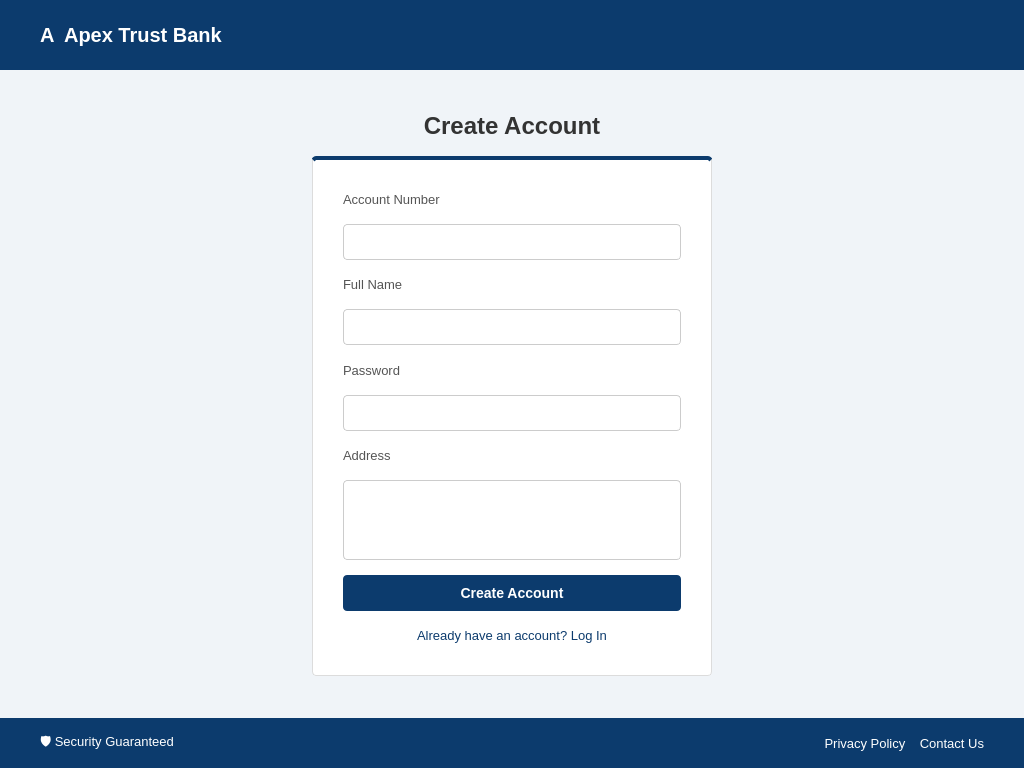
<?xml version="1.0" encoding="UTF-8"?>
<ui version="4.0">
	<class>RegistrationWindow</class>
	<widget class="QWidget" name="RegistrationWindow">
		<property name="geometry">
			<rect>
				<x>0</x>
				<y>0</y>
				<width>1024</width>
				<height>768</height>
			</rect>
		</property>
		<property name="windowTitle">
			<string>Register - CSE</string>
		</property>
		<property name="styleSheet">
			<string notr="true">
				/* General Background */
				QWidget#RegistrationWindow {
				background-color: #f0f4f8;
				}

				/* Header and Footer */
				QFrame#headerFrame, QFrame#footerFrame {
				background-color: #0c3b6d;
				border: none;
				}

				/* Header Text */
				QLabel#logoLabel {
				color: white;
				font-size: 20px;
				font-weight: bold;
				}

				/* Footer Text */
				QLabel#footerLinks {
				color: white;
				}

				/* Page Title (Create Account) */
				QLabel#pageTitle {
				color: #333;
				font-size: 24px;
				font-weight: 500;
				margin-bottom: 10px;
				}

				/* Card Container */
				QFrame#registerCard {
				background-color: white;
				border: 1px solid #dcdcdc;
				border-top: 4px solid #0c3b6d;
				border-radius: 4px;
				}

				/* Inputs (Line Edit and Text Edit) */
				QLineEdit, QPlainTextEdit {
				border: 1px solid #cccccc;
				border-radius: 4px;
				padding: 8px;
				font-size: 14px;
				color: #333;
				background-color: white;
				}
				QLineEdit:focus, QPlainTextEdit:focus {
				border: 1px solid #0c3b6d;
				}

				/* Labels */
				QLabel {
				color: #555;
				font-size: 13px;
				}

				/* Primary Button */
				QPushButton#createAccountBtn {
				background-color: #0c3b6d;
				color: white;
				border-radius: 4px;
				padding: 10px;
				font-weight: bold;
				font-size: 14px;
				}
				QPushButton#createAccountBtn:hover {
				background-color: #0a2e55;
				}

				/* Login Link */
				QLabel#loginLink {
				color: #0c3b6d;
				}
				QLabel#loginLink:hover {
				text-decoration: underline;
				cursor: pointer;
				}
			</string>
		</property>
		<layout class="QVBoxLayout" name="verticalLayout">
			<property name="spacing">
				<number>0</number>
			</property>
			<property name="leftMargin">
				<number>0</number>
			</property>
			<property name="topMargin">
				<number>0</number>
			</property>
			<property name="rightMargin">
				<number>0</number>
			</property>
			<property name="bottomMargin">
				<number>0</number>
			</property>

			<item>
				<widget class="QFrame" name="headerFrame">
					<property name="minimumSize">
						<size>
							<width>0</width>
							<height>70</height>
						</size>
					</property>
					<layout class="QHBoxLayout" name="horizontalLayout_2">
						<property name="leftMargin">
							<number>40</number>
						</property>
						<item>
							<widget class="QLabel" name="logoLabel">
								<property name="text">
									<string>A  Apex Trust Bank</string>
								</property>
							</widget>
						</item>
						<item>
							<spacer name="horizontalSpacer">
								<property name="orientation">
									<enum>Qt::Horizontal</enum>
								</property>
								<property name="sizeHint" stdset="0">
									<size>
										<width>40</width>
										<height>20</height>
									</size>
								</property>
							</spacer>
						</item>
					</layout>
				</widget>
			</item>

			<item>
				<widget class="QWidget" name="contentArea" native="true">
					<layout class="QVBoxLayout" name="verticalLayout_2">
						<item>
							<spacer name="verticalSpacer_top">
								<property name="orientation">
									<enum>Qt::Vertical</enum>
								</property>
								<property name="sizeHint" stdset="0">
									<size>
										<width>20</width>
										<height>40</height>
									</size>
								</property>
							</spacer>
						</item>

						<item>
							<widget class="QLabel" name="pageTitle">
								<property name="text">
									<string>Create Account</string>
								</property>
								<property name="alignment">
									<set>Qt::AlignCenter</set>
								</property>
							</widget>
						</item>

						<item>
							<layout class="QHBoxLayout" name="horizontalLayout_3">
								<item>
									<spacer name="horizontalSpacer_left">
										<property name="orientation">
											<enum>Qt::Horizontal</enum>
										</property>
										<property name="sizeHint" stdset="0">
											<size>
												<width>40</width>
												<height>20</height>
											</size>
										</property>
									</spacer>
								</item>

								<item>
									<widget class="QFrame" name="registerCard">
										<property name="minimumSize">
											<size>
												<width>400</width>
												<height>520</height>
											</size>
										</property>
										<property name="maximumSize">
											<size>
												<width>400</width>
												<height>600</height>
											</size>
										</property>
										<layout class="QVBoxLayout" name="verticalLayout_3">
											<property name="spacing">
												<number>15</number>
											</property>
											<property name="leftMargin">
												<number>30</number>
											</property>
											<property name="topMargin">
												<number>30</number>
											</property>
											<property name="rightMargin">
												<number>30</number>
											</property>
											<property name="bottomMargin">
												<number>30</number>
											</property>

											<item>
												<widget class="QLabel" name="labelAccNum">
													<property name="text">
														<string>Account Number</string>
													</property>
												</widget>
											</item>
											<item>
												<widget class="QLineEdit" name="accNumEdit"/>
											</item>

											<item>
												<widget class="QLabel" name="labelName">
													<property name="text">
														<string>Full Name</string>
													</property>
												</widget>
											</item>
											<item>
												<widget class="QLineEdit" name="nameEdit"/>
											</item>

											<item>
												<widget class="QLabel" name="labelPass">
													<property name="text">
														<string>Password</string>
													</property>
												</widget>
											</item>
											<item>
												<widget class="QLineEdit" name="passEdit">
													<property name="echoMode">
														<enum>QLineEdit::Password</enum>
													</property>
												</widget>
											</item>

											<item>
												<widget class="QLabel" name="labelAddress">
													<property name="text">
														<string>Address</string>
													</property>
												</widget>
											</item>
											<item>
												<widget class="QPlainTextEdit" name="addressEdit">
													<property name="maximumSize">
														<size>
															<width>16777215</width>
															<height>80</height>
														</size>
													</property>
												</widget>
											</item>

											<item>
												<widget class="QPushButton" name="createAccountBtn">
													<property name="text">
														<string>Create Account</string>
													</property>
													<property name="cursor">
														<cursorShape>PointingHandCursor</cursorShape>
													</property>
												</widget>
											</item>

											<item>
												<widget class="QLabel" name="loginLink">
													<property name="text">
														<string>Already have an account? Log In</string>
													</property>
													<property name="alignment">
														<set>Qt::AlignCenter</set>
													</property>
													<property name="cursor">
														<cursorShape>PointingHandCursor</cursorShape>
													</property>
												</widget>
											</item>
										</layout>
									</widget>
								</item>

								<item>
									<spacer name="horizontalSpacer_right">
										<property name="orientation">
											<enum>Qt::Horizontal</enum>
										</property>
										<property name="sizeHint" stdset="0">
											<size>
												<width>40</width>
												<height>20</height>
											</size>
										</property>
									</spacer>
								</item>
							</layout>
						</item>

						<item>
							<spacer name="verticalSpacer_bottom">
								<property name="orientation">
									<enum>Qt::Vertical</enum>
								</property>
								<property name="sizeHint" stdset="0">
									<size>
										<width>20</width>
										<height>40</height>
									</size>
								</property>
							</spacer>
						</item>
					</layout>
				</widget>
			</item>

			<item>
				<widget class="QFrame" name="footerFrame">
					<property name="minimumSize">
						<size>
							<width>0</width>
							<height>50</height>
						</size>
					</property>
					<layout class="QHBoxLayout" name="horizontalLayout">
						<property name="leftMargin">
							<number>40</number>
						</property>
						<property name="rightMargin">
							<number>40</number>
						</property>
						<item>
							<widget class="QLabel" name="badgesLabel">
								<property name="text">
									<string>🛡️ Security Guaranteed</string>
								</property>
								<property name="styleSheet">
									<string>color: white;</string>
								</property>
							</widget>
						</item>
						<item>
							<spacer name="horizontalSpacer_4">
								<property name="orientation">
									<enum>Qt::Horizontal</enum>
								</property>
								<property name="sizeHint" stdset="0">
									<size>
										<width>40</width>
										<height>20</height>
									</size>
								</property>
							</spacer>
						</item>
						<item>
							<widget class="QLabel" name="footerLinks">
								<property name="text">
									<string>Privacy Policy    Contact Us</string>
								</property>
								<property name="alignment">
									<set>Qt::AlignRight|Qt::AlignTrailing|Qt::AlignVCenter</set>
								</property>
							</widget>
						</item>
					</layout>
				</widget>
			</item>
		</layout>
	</widget>
	<resources/>
	<connections/>
</ui>
